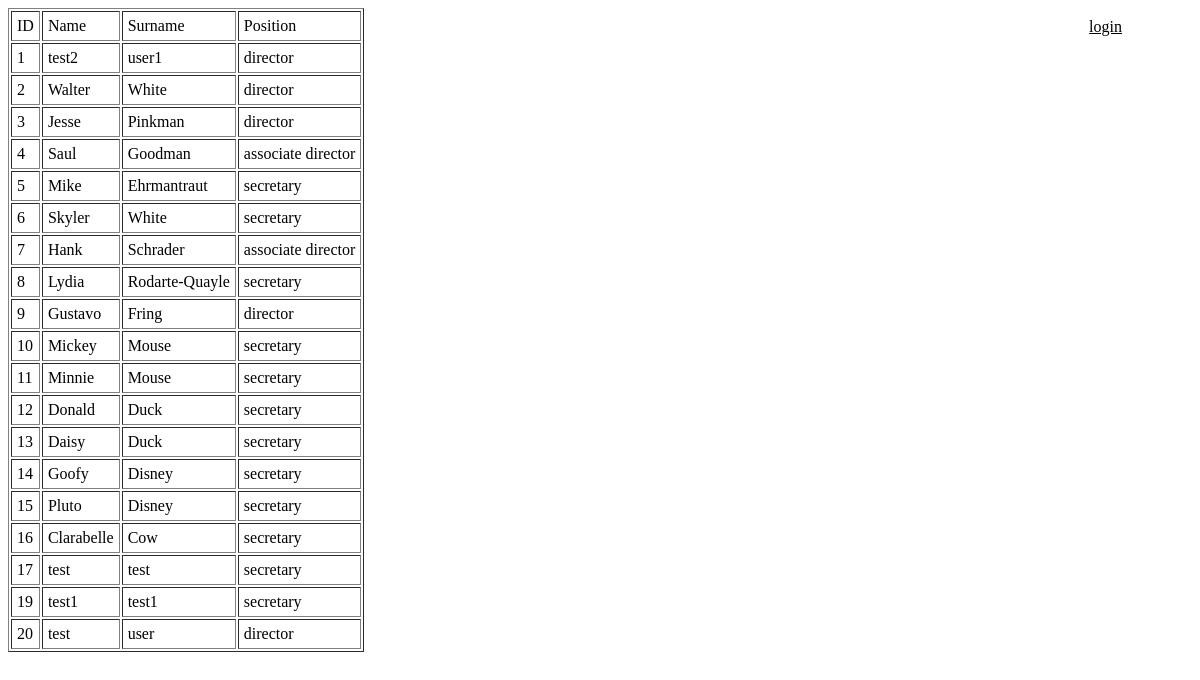
Before: / with the older database file.
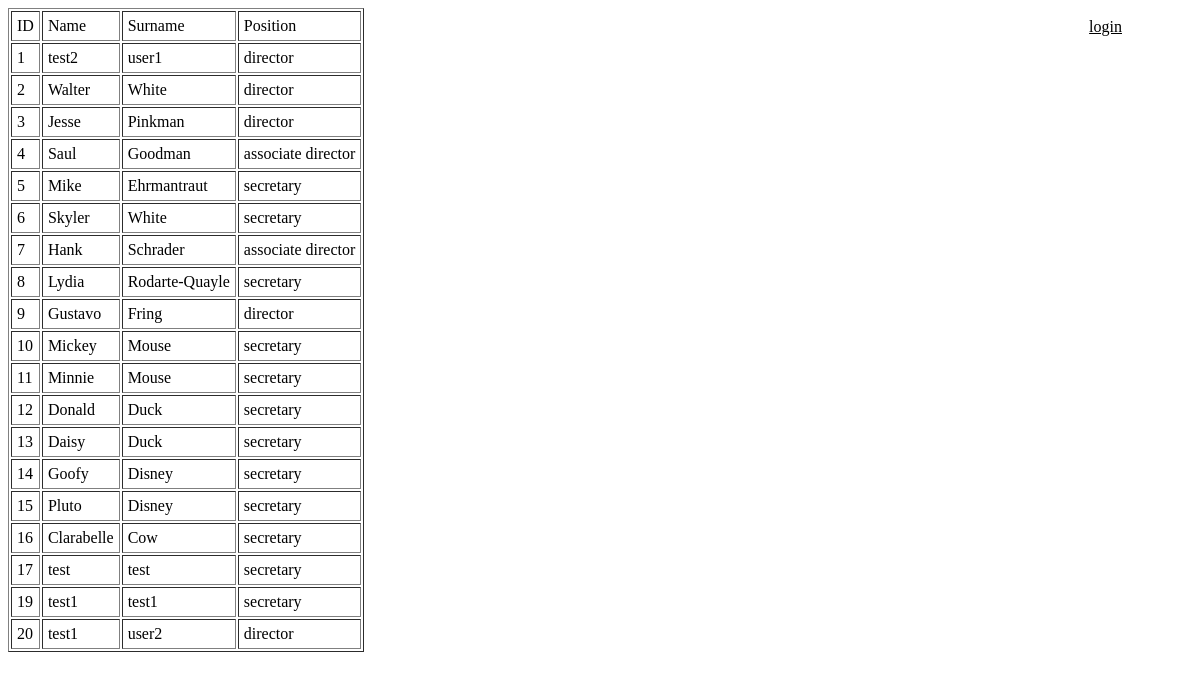
After: the same page with the newer database file.
### entry/models.py (models this page shows, shortened)
class User(AbstractUser):
	POSITION_CHOICES = {
        ('secretary', 'Secretary'),
        ('associate director', 'Associate Director'),
        ('director', 'Director'),
    }
	position = models.CharField(max_length = 150, choices = POSITION_CHOICES, default='secretary')
	address = models.CharField(max_length = 50, default='')
	phone = models.CharField(max_length = 14, default='')

### entry/views.py (the view)
# urls.py: re_path(r'^$', views.MainView.as_view()),
class MainView(TemplateView):
	template_name = "main_entry.html"
	def get(self, request):
			users = User.objects.all()
			ctx = {}
			ctx['users'] = users
			return render(request, self.template_name, ctx)

### entry/templates/main_entry.html (shortened to what this page needs)
{% load static %}
<!DOCTYPE html>
<html>
<head>
{% if user.is_authenticated %}
<a href="logout">logout ({{user.username}})</a>
{% else %}
<a href="login">login</a>
{% endif %}
{% if user.is_authenticated == False %}
		<table border="1" cellpadding="5px">
		    <tr>
		        <td>ID</td>
		        <td>Name</td>
		        <td>Surname</td>
		        <td>Position</td>
		    </tr>
		    {% for user in users %}
		    <tr>
		        <td>{{user.pk}}</td>
		        <td>{{user.first_name}}</td>
		        <td>{{user.last_name}}</td>
		        <td>{{user.position}}</td>
		    </tr>
		    {% endfor %}
		</table>
{% endif %}
</body>
</html>

Changed rows visible on the page:
changed User id 20: first_name "test" → "test1"; last_name "user" → "user2"
